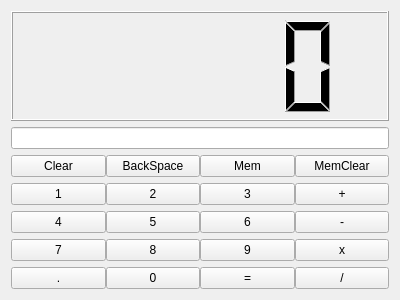
<?xml version="1.0" encoding="UTF-8"?>
<ui version="4.0">
 <class>main_window</class>
 <widget class="QWidget" name="main_window">
  <property name="geometry">
   <rect>
    <x>0</x>
    <y>0</y>
    <width>400</width>
    <height>300</height>
   </rect>
  </property>
  <property name="windowTitle">
   <string>Calculateur</string>
  </property>
  <layout class="QVBoxLayout" name="main_layout">
   <item>
    <widget class="QLCDNumber" name="lcd"/>
   </item>
   <item>
    <widget class="QLineEdit" name="history"/>
   </item>
   <item>
    <layout class="QGridLayout" name="button_layout">
     <property name="sizeConstraint">
      <enum>QLayout::SetNoConstraint</enum>
     </property>
     <property name="leftMargin">
      <number>0</number>
     </property>
     <property name="topMargin">
      <number>0</number>
     </property>
     <property name="rightMargin">
      <number>0</number>
     </property>
     <property name="bottomMargin">
      <number>0</number>
     </property>
     <property name="horizontalSpacing">
      <number>0</number>
     </property>
     <item row="3" column="1">
      <widget class="QPushButton" name="pushButton_6">
       <property name="text">
        <string>2</string>
       </property>
      </widget>
     </item>
     <item row="1" column="0">
      <widget class="QPushButton" name="pushButton">
       <property name="text">
        <string>Clear</string>
       </property>
      </widget>
     </item>
     <item row="1" column="1">
      <widget class="QPushButton" name="pushButton_2">
       <property name="text">
        <string>BackSpace</string>
       </property>
      </widget>
     </item>
     <item row="5" column="2">
      <widget class="QPushButton" name="pushButton_15">
       <property name="text">
        <string>9</string>
       </property>
      </widget>
     </item>
     <item row="3" column="0">
      <widget class="QPushButton" name="pushButton_5">
       <property name="text">
        <string>1</string>
       </property>
      </widget>
     </item>
     <item row="4" column="0">
      <widget class="QPushButton" name="pushButton_9">
       <property name="text">
        <string>4</string>
       </property>
      </widget>
     </item>
     <item row="1" column="3">
      <widget class="QPushButton" name="pushButton_4">
       <property name="text">
        <string>MemClear</string>
       </property>
      </widget>
     </item>
     <item row="3" column="2">
      <widget class="QPushButton" name="pushButton_7">
       <property name="text">
        <string>3</string>
       </property>
      </widget>
     </item>
     <item row="4" column="2">
      <widget class="QPushButton" name="pushButton_11">
       <property name="text">
        <string>6</string>
       </property>
      </widget>
     </item>
     <item row="4" column="3">
      <widget class="QPushButton" name="pushButton_12">
       <property name="text">
        <string>-</string>
       </property>
      </widget>
     </item>
     <item row="1" column="2">
      <widget class="QPushButton" name="pushButton_3">
       <property name="text">
        <string>Mem</string>
       </property>
      </widget>
     </item>
     <item row="3" column="3">
      <widget class="QPushButton" name="pushButton_8">
       <property name="text">
        <string>+</string>
       </property>
      </widget>
     </item>
     <item row="4" column="1">
      <widget class="QPushButton" name="pushButton_10">
       <property name="text">
        <string>5</string>
       </property>
      </widget>
     </item>
     <item row="5" column="1">
      <widget class="QPushButton" name="pushButton_14">
       <property name="text">
        <string>8</string>
       </property>
      </widget>
     </item>
     <item row="5" column="0">
      <widget class="QPushButton" name="pushButton_13">
       <property name="text">
        <string>7</string>
       </property>
      </widget>
     </item>
     <item row="5" column="3">
      <widget class="QPushButton" name="pushButton_16">
       <property name="text">
        <string>x</string>
       </property>
      </widget>
     </item>
     <item row="6" column="0">
      <widget class="QPushButton" name="pushButton_17">
       <property name="text">
        <string>.</string>
       </property>
      </widget>
     </item>
     <item row="6" column="1">
      <widget class="QPushButton" name="pushButton_18">
       <property name="text">
        <string>0</string>
       </property>
      </widget>
     </item>
     <item row="6" column="2">
      <widget class="QPushButton" name="pushButton_19">
       <property name="text">
        <string>=</string>
       </property>
      </widget>
     </item>
     <item row="6" column="3">
      <widget class="QPushButton" name="pushButton_20">
       <property name="text">
        <string>/</string>
       </property>
      </widget>
     </item>
    </layout>
   </item>
  </layout>
 </widget>
 <resources/>
 <connections/>
</ui>
